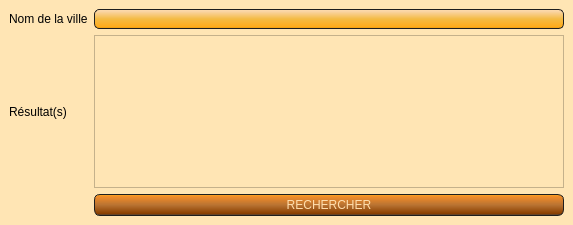
<?xml version="1.0" encoding="UTF-8"?>
<ui version="4.0">
 <class>search_ville</class>
 <widget class="QMainWindow" name="search_ville">
  <property name="geometry">
   <rect>
    <x>0</x>
    <y>0</y>
    <width>573</width>
    <height>225</height>
   </rect>
  </property>
  <property name="windowTitle">
   <string>AssoGestion - AMSE - Recherche d'un code postal</string>
  </property>
  <property name="styleSheet">
   <string notr="true">QWidget
{
    background-color: #FFE5B4;
}
QLineEdit
{
    background-color: QLinearGradient( x1: 0, y1: 0, x2: 0, y2: 1, stop: 0 #FFDEAD, stop: 0.1 #FAD5A5, stop: 0.5 #F4BB44, stop: 0.9 #FFAC1C, stop: 1 #E49B0F);
    padding: 1px;
    border-style: solid;
    border: 1px solid #1e1e1e;
    border-radius: 5;
}

QPushButton
{
    color: #FFDEAD;
    background-color: QLinearGradient( x1: 0, y1: 0, x2: 0, y2: 1, stop: 0 #FFAC1C, stop: 0.1 #F28C28, stop: 0.5 #B87333, stop: 0.9 #8B4000, stop: 1 #464646);
    border-width: 1px;
    border-color: #1e1e1e;
    border-style: solid;
    border-radius: 6;
    padding: 3px;
    font-size: 12px;
    padding-left: 5px;
    padding-right: 5px;
    min-width: 40px;
}

QPushButton:pressed
{
    background-color: QLinearGradient( x1: 0, y1: 0, x2: 0, y2: 1, stop: 0 #2d2d2d, stop: 0.1 #2b2b2b, stop: 0.5 #292929, stop: 0.9 #282828, stop: 1 #252525);
}

QComboBox
{
	color: #FFDEAD;
    selection-background-color: #FFDEAD;
    background-color: QLinearGradient( x1: 0, y1: 0, x2: 0, y2: 1, stop: 0 #FFAC1C, stop: 0.1 #F28C28, stop: 0.5 #B87333, stop: 0.9 #8B4000, stop: 1 #464646);
    border-style: solid;
    border: 1px solid #1e1e1e;
    border-radius: 5;
}

QComboBox:hover,QPushButton:hover
{
    border: 2px solid QLinearGradient( x1: 0, y1: 0, x2: 0, y2: 1, stop: 0 #FFAC1C, stop: 1 #F28C28);
}


QComboBox:on
{
    padding-top: 3px;
    padding-left: 4px;
    background-color: QLinearGradient( x1: 0, y1: 0, x2: 0, y2: 1, stop: 0 #2d2d2d, stop: 0.1 #2b2b2b, stop: 0.5 #292929, stop: 0.9 #282828, stop: 1 #252525);
    selection-background-color: #ffaa00;
}

QComboBox QAbstractItemView
{
    border: 2px solid darkgray;
    selection-background-color: QLinearGradient( x1: 0, y1: 0, x2: 0, y2: 1, stop: 0 #ffa02f, stop: 1 #d7801a);
}

QComboBox::drop-down
{
     subcontrol-origin: padding;
     subcontrol-position: top right;
     width: 15px;

     border-left-width: 0px;
     border-left-color: darkgray;
     border-left-style: solid; /* just a single line */
     border-top-right-radius: 3px; /* same radius as the QComboBox */
     border-bottom-right-radius: 3px;
 }


QScrollBar:horizontal {
     border: 1px solid #222222;
     background: QLinearGradient( x1: 0, y1: 0, x2: 0, y2: 1, stop: 0.0 #121212, stop: 0.2 #282828, stop: 1 #484848);
     height: 7px;
     margin: 0px 16px 0 16px;
}

QScrollBar::handle:horizontal
{
      background: QLinearGradient( x1: 0, y1: 0, x2: 1, y2: 0, stop: 0 #ffa02f, stop: 0.5 #d7801a, stop: 1 #ffa02f);
      min-height: 20px;
      border-radius: 2px;
}

QScrollBar::add-line:horizontal {
      border: 1px solid #1b1b19;
      border-radius: 2px;
      background: QLinearGradient( x1: 0, y1: 0, x2: 1, y2: 0, stop: 0 #ffa02f, stop: 1 #d7801a);
      width: 14px;
      subcontrol-position: right;
      subcontrol-origin: margin;
}

QScrollBar::sub-line:horizontal {
      border: 1px solid #1b1b19;
      border-radius: 2px;
      background: QLinearGradient( x1: 0, y1: 0, x2: 1, y2: 0, stop: 0 #ffa02f, stop: 1 #d7801a);
      width: 14px;
     subcontrol-position: left;
     subcontrol-origin: margin;
}

QScrollBar::right-arrow:horizontal, QScrollBar::left-arrow:horizontal
{
      border: 1px solid black;
      width: 1px;
      height: 1px;
      background: white;
}

QScrollBar::add-page:horizontal, QScrollBar::sub-page:horizontal
{
      background: none;
}

QScrollBar:vertical
{
      background: QLinearGradient( x1: 0, y1: 0, x2: 1, y2: 0, stop: 0.0 #121212, stop: 0.2 #282828, stop: 1 #484848);
      width: 7px;
      margin: 16px 0 16px 0;
      border: 1px solid #222222;
}

QScrollBar::handle:vertical
{
      background: QLinearGradient( x1: 0, y1: 0, x2: 0, y2: 1, stop: 0 #ffa02f, stop: 0.5 #d7801a, stop: 1 #ffa02f);
      min-height: 20px;
      border-radius: 2px;
}

QScrollBar::add-line:vertical
{
      border: 1px solid #1b1b19;
      border-radius: 2px;
      background: QLinearGradient( x1: 0, y1: 0, x2: 0, y2: 1, stop: 0 #ffa02f, stop: 1 #d7801a);
      height: 14px;
      subcontrol-position: bottom;
      subcontrol-origin: margin;
}

QScrollBar::sub-line:vertical
{
      border: 1px solid #1b1b19;
      border-radius: 2px;
      background: QLinearGradient( x1: 0, y1: 0, x2: 0, y2: 1, stop: 0 #d7801a, stop: 1 #ffa02f);
      height: 14px;
      subcontrol-position: top;
      subcontrol-origin: margin;
}

QScrollBar::up-arrow:vertical, QScrollBar::down-arrow:vertical
{
      border: 1px solid black;
      width: 1px;
      height: 1px;
      background: white;
}


QScrollBar::add-page:vertical, QScrollBar::sub-page:vertical
{
      background: none;
}

QHeaderView::section:horizontal
{
    background-color: QLinearGradient( x1: 0, y1: 0, x2: 0, y2: 1, stop: 0 #FFAC1C, stop: 0.1 #F28C28, stop: 0.5 #B87333, stop: 0.9 #8B4000, stop: 1 #464646);
    color: #FFDEAD;;
    padding-left: 4px;
    border: 1px solid #6c6c6c;
}
QHeaderView::section:vertical
{
    background-color: QLinearGradient( x1: 0, y1: 0, x2: 0, y2: 1, stop: 0 #FFAC1C, stop: 0.1 #F28C28, stop: 0.5 #B87333, stop: 0.9 #8B4000, stop: 1 #464646);
    color: #FFDEAD;;
    padding-left: 4px;
    border: 1px solid #6c6c6c;
}
QTableWidget QTableCornerButton::section {
    background-color: QLinearGradient( x1: 0, y1: 0, x2: 0, y2: 1, stop: 0 #FFAC1C, stop: 0.1 #F28C28, stop: 0.5 #B87333, stop: 0.9 #8B4000, stop: 1 #464646);
}
QTableWidget::item:selected{ background-color: QLinearGradient( x1: 0, y1: 0, x2: 0, y2: 1, stop: 0 #FFDEAD, stop: 0.1 #FAD5A5, stop: 0.5 #F4BB44, stop: 0.9 #FFAC1C, stop: 1 #E49B0F); }

QDateEdit
{
border : 2px solid #E49B0F;
background-color : QLinearGradient( x1: 0, y1: 0, x2: 0, y2: 1, stop: 0 #FFDEAD, stop: 0.1 #FAD5A5, stop: 0.5 #F4BB44, stop: 0.9 #FFAC1C, stop: 1 #E49B0F);;
padding : 5px;
}
QDateEdit::up-arraow
{
border : 2px solid black;
background-color : lightgreen;

}
QDateEdit::down-arrow
{
background-color : #E49B0F;
}

QTabWidget::tab-bar {
   border: 1px solid #E49B0F;
}

QTabBar::tab {
  background: #8B4000;
  color: white;
  padding: 10px;
 }

 QTabBar::tab:selected {
  background: #E49B0F;
 }

QTabWidget::pane { 
   border: none;
}</string>
  </property>
  <widget class="QWidget" name="centralwidget">
   <layout class="QGridLayout" name="gridLayout">
    <item row="0" column="1">
     <widget class="QLineEdit" name="search_name_edit"/>
    </item>
    <item row="0" column="0">
     <widget class="QLabel" name="label">
      <property name="text">
       <string>Nom de la ville</string>
      </property>
     </widget>
    </item>
    <item row="2" column="0">
     <widget class="QLabel" name="label_2">
      <property name="text">
       <string>Résultat(s)</string>
      </property>
     </widget>
    </item>
    <item row="3" column="1">
     <widget class="QPushButton" name="button_search">
      <property name="text">
       <string>RECHERCHER</string>
      </property>
     </widget>
    </item>
    <item row="2" column="1">
     <widget class="QTableWidget" name="tab_res_ville">
      <property name="editTriggers">
       <set>QAbstractItemView::NoEditTriggers</set>
      </property>
     </widget>
    </item>
   </layout>
  </widget>
 </widget>
 <resources/>
 <connections/>
</ui>
